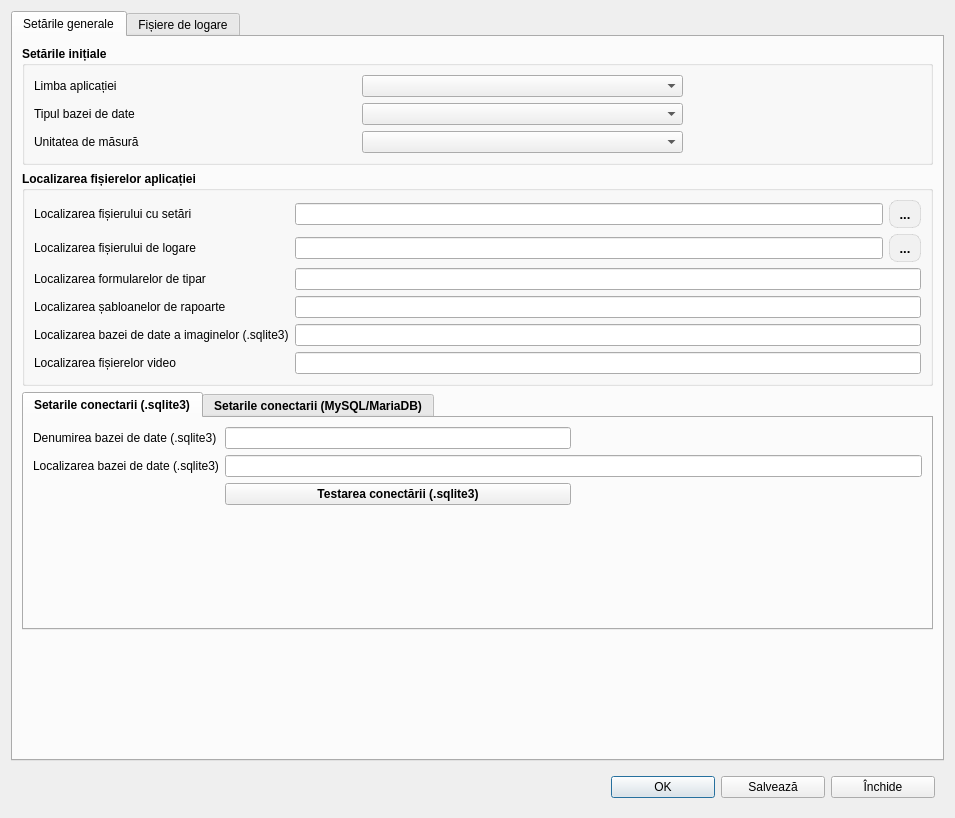
<?xml version="1.0" encoding="UTF-8"?>
<ui version="4.0">
 <class>AppSettings</class>
 <widget class="QDialog" name="AppSettings">
  <property name="geometry">
   <rect>
    <x>0</x>
    <y>0</y>
    <width>955</width>
    <height>818</height>
   </rect>
  </property>
  <property name="sizePolicy">
   <sizepolicy hsizetype="Expanding" vsizetype="Preferred">
    <horstretch>0</horstretch>
    <verstretch>0</verstretch>
   </sizepolicy>
  </property>
  <property name="font">
   <font>
    <family>Segoe UI</family>
   </font>
  </property>
  <property name="windowTitle">
   <string>Dialog</string>
  </property>
  <property name="windowIcon">
   <iconset resource="../../resources/resource.qrc">
    <normaloff>:/img/catalogs/settings.png</normaloff>:/img/catalogs/settings.png</iconset>
  </property>
  <layout class="QGridLayout" name="gridLayout_4">
   <item row="1" column="0">
    <widget class="QWidget" name="widget" native="true">
     <property name="sizePolicy">
      <sizepolicy hsizetype="Expanding" vsizetype="Preferred">
       <horstretch>0</horstretch>
       <verstretch>0</verstretch>
      </sizepolicy>
     </property>
     <layout class="QHBoxLayout" name="horizontalLayout">
      <item>
       <spacer name="horizontalSpacer_3">
        <property name="orientation">
         <enum>Qt::Orientation::Horizontal</enum>
        </property>
        <property name="sizeHint" stdset="0">
         <size>
          <width>40</width>
          <height>20</height>
         </size>
        </property>
       </spacer>
      </item>
      <item>
       <widget class="QPushButton" name="btnOK">
        <property name="minimumSize">
         <size>
          <width>104</width>
          <height>0</height>
         </size>
        </property>
        <property name="text">
         <string>OK</string>
        </property>
        <property name="icon">
         <iconset resource="../../resources/resource.qrc">
          <normaloff>:/img/btns/valide.png</normaloff>:/img/btns/valide.png</iconset>
        </property>
       </widget>
      </item>
      <item>
       <widget class="QPushButton" name="btnWrite">
        <property name="minimumSize">
         <size>
          <width>104</width>
          <height>0</height>
         </size>
        </property>
        <property name="text">
         <string>Salvează</string>
        </property>
        <property name="icon">
         <iconset resource="../../resources/resource.qrc">
          <normaloff>:/img/btns/save.png</normaloff>:/img/btns/save.png</iconset>
        </property>
       </widget>
      </item>
      <item>
       <widget class="QPushButton" name="btnCancel">
        <property name="minimumSize">
         <size>
          <width>104</width>
          <height>0</height>
         </size>
        </property>
        <property name="text">
         <string>Închide</string>
        </property>
        <property name="icon">
         <iconset resource="../../resources/resource.qrc">
          <normaloff>:/img/btns/close.png</normaloff>:/img/btns/close.png</iconset>
        </property>
       </widget>
      </item>
     </layout>
    </widget>
   </item>
   <item row="0" column="0">
    <widget class="QTabWidget" name="tabView">
     <property name="currentIndex">
      <number>0</number>
     </property>
     <widget class="QWidget" name="tabSettings">
      <attribute name="title">
       <string>Setările generale</string>
      </attribute>
      <layout class="QGridLayout" name="gridLayout_7">
       <item row="3" column="0">
        <spacer name="verticalSpacer">
         <property name="orientation">
          <enum>Qt::Orientation::Vertical</enum>
         </property>
         <property name="sizeHint" stdset="0">
          <size>
           <width>20</width>
           <height>40</height>
          </size>
         </property>
        </spacer>
       </item>
       <item row="0" column="0">
        <widget class="QGroupBox" name="groupBox">
         <property name="sizePolicy">
          <sizepolicy hsizetype="Expanding" vsizetype="Preferred">
           <horstretch>0</horstretch>
           <verstretch>0</verstretch>
          </sizepolicy>
         </property>
         <property name="font">
          <font>
           <family>Segoe UI</family>
           <bold>true</bold>
          </font>
         </property>
         <property name="title">
          <string>Setările inițiale</string>
         </property>
         <layout class="QGridLayout" name="gridLayout_2">
          <item row="1" column="1">
           <widget class="QComboBox" name="comboBoxTypeSQL">
            <property name="font">
             <font>
              <family>Segoe UI</family>
              <bold>false</bold>
             </font>
            </property>
           </widget>
          </item>
          <item row="1" column="0">
           <widget class="QLabel" name="label_2">
            <property name="font">
             <font>
              <family>Segoe UI</family>
              <bold>false</bold>
             </font>
            </property>
            <property name="text">
             <string>Tipul bazei de date</string>
            </property>
           </widget>
          </item>
          <item row="3" column="0">
           <widget class="QLabel" name="label_3">
            <property name="font">
             <font>
              <family>Segoe UI</family>
              <bold>false</bold>
             </font>
            </property>
            <property name="text">
             <string>Unitatea de măsură</string>
            </property>
           </widget>
          </item>
          <item row="1" column="2">
           <spacer name="horizontalSpacer">
            <property name="orientation">
             <enum>Qt::Orientation::Horizontal</enum>
            </property>
            <property name="sizeType">
             <enum>QSizePolicy::Policy::Minimum</enum>
            </property>
            <property name="sizeHint" stdset="0">
             <size>
              <width>238</width>
              <height>20</height>
             </size>
            </property>
           </spacer>
          </item>
          <item row="0" column="1">
           <widget class="QComboBox" name="comboBoxLangApp">
            <property name="font">
             <font>
              <family>Segoe UI</family>
              <bold>false</bold>
             </font>
            </property>
           </widget>
          </item>
          <item row="3" column="1">
           <widget class="QComboBox" name="comboBoxUnitMeasure">
            <property name="font">
             <font>
              <family>Segoe UI</family>
              <bold>false</bold>
             </font>
            </property>
           </widget>
          </item>
          <item row="0" column="0">
           <widget class="QLabel" name="label">
            <property name="font">
             <font>
              <family>Segoe UI</family>
              <bold>false</bold>
             </font>
            </property>
            <property name="text">
             <string>Limba aplicației</string>
            </property>
           </widget>
          </item>
         </layout>
        </widget>
       </item>
       <item row="1" column="0">
        <widget class="QGroupBox" name="Localizarea">
         <property name="sizePolicy">
          <sizepolicy hsizetype="Expanding" vsizetype="Preferred">
           <horstretch>0</horstretch>
           <verstretch>0</verstretch>
          </sizepolicy>
         </property>
         <property name="font">
          <font>
           <family>Segoe UI</family>
           <bold>true</bold>
          </font>
         </property>
         <property name="title">
          <string>Localizarea fișierelor aplicației</string>
         </property>
         <layout class="QGridLayout" name="gridLayout_5">
          <item row="3" column="2" colspan="2">
           <widget class="QLineEdit" name="txtPathReports">
            <property name="font">
             <font>
              <family>Segoe UI</family>
              <bold>false</bold>
             </font>
            </property>
            <property name="text">
             <string/>
            </property>
           </widget>
          </item>
          <item row="4" column="2" colspan="2">
           <widget class="QLineEdit" name="txtPathImage">
            <property name="font">
             <font>
              <family>Segoe UI</family>
              <bold>false</bold>
             </font>
            </property>
            <property name="clearButtonEnabled">
             <bool>true</bool>
            </property>
           </widget>
          </item>
          <item row="0" column="0">
           <widget class="QLabel" name="label_4">
            <property name="font">
             <font>
              <family>Segoe UI</family>
              <bold>false</bold>
             </font>
            </property>
            <property name="text">
             <string>Localizarea fișierului cu setări</string>
            </property>
           </widget>
          </item>
          <item row="2" column="2" colspan="2">
           <widget class="QLineEdit" name="txtPathTemplatesPrint">
            <property name="font">
             <font>
              <family>Segoe UI</family>
              <bold>false</bold>
             </font>
            </property>
           </widget>
          </item>
          <item row="2" column="0">
           <widget class="QLabel" name="label_14">
            <property name="font">
             <font>
              <family>Segoe UI</family>
              <bold>false</bold>
             </font>
            </property>
            <property name="text">
             <string>Localizarea formularelor de tipar</string>
            </property>
           </widget>
          </item>
          <item row="1" column="3">
           <widget class="QToolButton" name="btnOpenLog">
            <property name="styleSheet">
             <string notr="true">QToolButton
{
    border: 1px solid rgba(0, 0, 0, 0.1);
    border-radius: 8px;
    background-color: #f1f1f1;
    color: #000000;
    font-size: 13px;
    padding: 4px 4px;
}
QToolButton:hover
{
    background-color: #e0e0e0;
}
QToolButton:pressed
{
    background-color: #d0d0d0;
}</string>
            </property>
            <property name="text">
             <string>...</string>
            </property>
            <property name="icon">
             <iconset resource="../../resources/resource.qrc">
              <normaloff>:/img/catalogs/open_catalog.png</normaloff>:/img/catalogs/open_catalog.png</iconset>
            </property>
           </widget>
          </item>
          <item row="0" column="3">
           <widget class="QToolButton" name="btnOpenSettings">
            <property name="styleSheet">
             <string notr="true">QToolButton
{
    border: 1px solid rgba(0, 0, 0, 0.1);
    border-radius: 8px;
    background-color: #f1f1f1;
    color: #000000;
    font-size: 13px;
    padding: 4px 4px;
}
QToolButton:hover
{
    background-color: #e0e0e0;
}
QToolButton:pressed
{
    background-color: #d0d0d0;
}</string>
            </property>
            <property name="text">
             <string>...</string>
            </property>
            <property name="icon">
             <iconset resource="../../resources/resource.qrc">
              <normaloff>:/img/catalogs/open_catalog.png</normaloff>:/img/catalogs/open_catalog.png</iconset>
            </property>
           </widget>
          </item>
          <item row="1" column="0">
           <widget class="QLabel" name="label_6">
            <property name="font">
             <font>
              <family>Segoe UI</family>
              <bold>false</bold>
             </font>
            </property>
            <property name="text">
             <string>Localizarea fișierului de logare</string>
            </property>
           </widget>
          </item>
          <item row="3" column="0">
           <widget class="QLabel" name="label_15">
            <property name="font">
             <font>
              <family>Segoe UI</family>
              <bold>false</bold>
             </font>
            </property>
            <property name="text">
             <string>Localizarea șabloanelor de rapoarte</string>
            </property>
           </widget>
          </item>
          <item row="0" column="2">
           <widget class="QLineEdit" name="txtPathAppSettings">
            <property name="font">
             <font>
              <family>Segoe UI</family>
              <bold>false</bold>
             </font>
            </property>
            <property name="clearButtonEnabled">
             <bool>false</bool>
            </property>
           </widget>
          </item>
          <item row="4" column="0">
           <widget class="QLabel" name="label_5">
            <property name="font">
             <font>
              <family>Segoe UI</family>
              <bold>false</bold>
             </font>
            </property>
            <property name="text">
             <string>Localizarea bazei de date a imaginelor (.sqlite3)</string>
            </property>
           </widget>
          </item>
          <item row="1" column="2">
           <widget class="QLineEdit" name="txtPathLog">
            <property name="font">
             <font>
              <family>Segoe UI</family>
              <bold>false</bold>
             </font>
            </property>
            <property name="clearButtonEnabled">
             <bool>true</bool>
            </property>
           </widget>
          </item>
          <item row="5" column="2" colspan="2">
           <widget class="QLineEdit" name="txtPathVideo">
            <property name="font">
             <font>
              <family>Segoe UI</family>
              <bold>false</bold>
             </font>
            </property>
           </widget>
          </item>
          <item row="5" column="0">
           <widget class="QLabel" name="label_19">
            <property name="font">
             <font>
              <family>Segoe UI</family>
              <bold>false</bold>
             </font>
            </property>
            <property name="text">
             <string>Localizarea fișierelor video</string>
            </property>
           </widget>
          </item>
         </layout>
        </widget>
       </item>
       <item row="2" column="0">
        <widget class="QTabWidget" name="tabConnections">
         <property name="font">
          <font>
           <family>Segoe UI</family>
           <bold>true</bold>
          </font>
         </property>
         <property name="tabShape">
          <enum>QTabWidget::TabShape::Rounded</enum>
         </property>
         <property name="currentIndex">
          <number>0</number>
         </property>
         <property name="elideMode">
          <enum>Qt::TextElideMode::ElideNone</enum>
         </property>
         <widget class="QWidget" name="tabSqlite">
          <attribute name="title">
           <string>Setarile conectarii (.sqlite3)</string>
          </attribute>
          <layout class="QGridLayout" name="gridLayout_3">
           <item row="0" column="1">
            <widget class="QLineEdit" name="nameBaseSqlite">
             <property name="font">
              <font>
               <family>Segoe UI</family>
               <bold>false</bold>
              </font>
             </property>
             <property name="clearButtonEnabled">
              <bool>true</bool>
             </property>
            </widget>
           </item>
           <item row="1" column="1" colspan="2">
            <widget class="QLineEdit" name="txtPathBaseSQLITE">
             <property name="font">
              <font>
               <family>Segoe UI</family>
               <bold>false</bold>
              </font>
             </property>
             <property name="clearButtonEnabled">
              <bool>false</bool>
             </property>
            </widget>
           </item>
           <item row="4" column="1">
            <spacer name="verticalSpacer_2">
             <property name="orientation">
              <enum>Qt::Orientation::Vertical</enum>
             </property>
             <property name="sizeHint" stdset="0">
              <size>
               <width>20</width>
               <height>40</height>
              </size>
             </property>
            </spacer>
           </item>
           <item row="1" column="0">
            <widget class="QLabel" name="label_10">
             <property name="font">
              <font>
               <family>Segoe UI</family>
               <bold>false</bold>
              </font>
             </property>
             <property name="text">
              <string>Localizarea bazei de date (.sqlite3)</string>
             </property>
            </widget>
           </item>
           <item row="2" column="2">
            <spacer name="horizontalSpacer_2">
             <property name="orientation">
              <enum>Qt::Orientation::Horizontal</enum>
             </property>
             <property name="sizeHint" stdset="0">
              <size>
               <width>322</width>
               <height>20</height>
              </size>
             </property>
            </spacer>
           </item>
           <item row="0" column="0">
            <widget class="QLabel" name="label_16">
             <property name="font">
              <font>
               <family>Segoe UI</family>
               <bold>false</bold>
              </font>
             </property>
             <property name="text">
              <string>Denumirea bazei de date (.sqlite3)</string>
             </property>
            </widget>
           </item>
           <item row="2" column="1">
            <widget class="QPushButton" name="btnCreateNewBaseSqlite">
             <property name="text">
              <string>Testarea conectării (.sqlite3)</string>
             </property>
            </widget>
           </item>
           <item row="0" column="2">
            <spacer name="horizontalSpacer_5">
             <property name="orientation">
              <enum>Qt::Orientation::Horizontal</enum>
             </property>
             <property name="sizeHint" stdset="0">
              <size>
               <width>40</width>
               <height>20</height>
              </size>
             </property>
            </spacer>
           </item>
          </layout>
         </widget>
         <widget class="QWidget" name="tabMySQL">
          <attribute name="title">
           <string>Setarile conectarii (MySQL/MariaDB)</string>
          </attribute>
          <layout class="QGridLayout" name="gridLayout">
           <item row="0" column="0">
            <widget class="QLabel" name="label_9">
             <property name="font">
              <font>
               <family>Segoe UI</family>
               <bold>false</bold>
              </font>
             </property>
             <property name="text">
              <string>Nume hostului</string>
             </property>
            </widget>
           </item>
           <item row="0" column="1">
            <widget class="QLineEdit" name="mySQLhost">
             <property name="enabled">
              <bool>true</bool>
             </property>
             <property name="font">
              <font>
               <family>Segoe UI</family>
               <bold>false</bold>
              </font>
             </property>
             <property name="clearButtonEnabled">
              <bool>true</bool>
             </property>
            </widget>
           </item>
           <item row="1" column="0">
            <widget class="QLabel" name="label_11">
             <property name="font">
              <font>
               <family>Segoe UI</family>
               <bold>false</bold>
              </font>
             </property>
             <property name="text">
              <string>Denumirea bazei de date</string>
             </property>
            </widget>
           </item>
           <item row="1" column="1">
            <widget class="QLineEdit" name="mySQLnameBase">
             <property name="font">
              <font>
               <family>Segoe UI</family>
               <bold>false</bold>
              </font>
             </property>
             <property name="clearButtonEnabled">
              <bool>true</bool>
             </property>
            </widget>
           </item>
           <item row="2" column="0">
            <widget class="QLabel" name="label_12">
             <property name="font">
              <font>
               <family>Segoe UI</family>
               <bold>false</bold>
              </font>
             </property>
             <property name="text">
              <string>Port pentru conectare la baza de date</string>
             </property>
            </widget>
           </item>
           <item row="2" column="1">
            <widget class="QLineEdit" name="mySQLport">
             <property name="font">
              <font>
               <family>Segoe UI</family>
               <bold>false</bold>
              </font>
             </property>
             <property name="clearButtonEnabled">
              <bool>true</bool>
             </property>
            </widget>
           </item>
           <item row="3" column="0">
            <widget class="QLabel" name="label_13">
             <property name="font">
              <font>
               <family>Segoe UI</family>
               <bold>false</bold>
              </font>
             </property>
             <property name="text">
              <string>Opțiunile suplimentare de conectare</string>
             </property>
            </widget>
           </item>
           <item row="3" column="1">
            <widget class="QLineEdit" name="mySQLoptionConnect">
             <property name="font">
              <font>
               <family>Segoe UI</family>
               <bold>false</bold>
              </font>
             </property>
             <property name="clearButtonEnabled">
              <bool>true</bool>
             </property>
            </widget>
           </item>
           <item row="4" column="0">
            <widget class="QLabel" name="label_7">
             <property name="font">
              <font>
               <family>Segoe UI</family>
               <bold>false</bold>
              </font>
             </property>
             <property name="text">
              <string>Utilizatorul (root)</string>
             </property>
            </widget>
           </item>
           <item row="4" column="1">
            <widget class="QLineEdit" name="mySQLuser">
             <property name="font">
              <font>
               <family>Segoe UI</family>
               <bold>false</bold>
              </font>
             </property>
             <property name="clearButtonEnabled">
              <bool>true</bool>
             </property>
            </widget>
           </item>
           <item row="5" column="0">
            <widget class="QLabel" name="label_8">
             <property name="font">
              <font>
               <family>Segoe UI</family>
               <bold>false</bold>
              </font>
             </property>
             <property name="text">
              <string>Parola</string>
             </property>
            </widget>
           </item>
           <item row="5" column="1">
            <widget class="QLineEdit" name="mySQLpasswdUser">
             <property name="font">
              <font>
               <family>Segoe UI</family>
               <bold>false</bold>
              </font>
             </property>
             <property name="echoMode">
              <enum>QLineEdit::EchoMode::Password</enum>
             </property>
             <property name="clearButtonEnabled">
              <bool>true</bool>
             </property>
            </widget>
           </item>
           <item row="6" column="1">
            <widget class="QPushButton" name="btnTestConnectionMySQL">
             <property name="text">
              <string>Testarea conectării (MySQL/MariaDB)</string>
             </property>
            </widget>
           </item>
           <item row="6" column="2">
            <spacer name="horizontalSpacer_4">
             <property name="orientation">
              <enum>Qt::Orientation::Horizontal</enum>
             </property>
             <property name="sizeHint" stdset="0">
              <size>
               <width>40</width>
               <height>20</height>
              </size>
             </property>
            </spacer>
           </item>
          </layout>
         </widget>
        </widget>
       </item>
      </layout>
     </widget>
     <widget class="QWidget" name="tabLogs">
      <attribute name="title">
       <string>Fișiere de logare</string>
      </attribute>
      <layout class="QGridLayout" name="gridLayout_6">
       <item row="1" column="1">
        <widget class="QLabel" name="label_17">
         <property name="font">
          <font>
           <family>Cantarell</family>
           <bold>true</bold>
          </font>
         </property>
         <property name="styleSheet">
          <string notr="true">color: rgb(193, 125, 17);</string>
         </property>
         <property name="text">
          <string>... de păstrat ultimele</string>
         </property>
        </widget>
       </item>
       <item row="1" column="2">
        <widget class="QSpinBox" name="numberLogFile"/>
       </item>
       <item row="1" column="3">
        <widget class="QLabel" name="label_18">
         <property name="font">
          <font>
           <family>Cantarell</family>
           <bold>true</bold>
          </font>
         </property>
         <property name="styleSheet">
          <string notr="true">color: rgb(193, 125, 17);</string>
         </property>
         <property name="text">
          <string>fișiere de logare</string>
         </property>
        </widget>
       </item>
       <item row="2" column="5">
        <spacer name="horizontalSpacer_7">
         <property name="orientation">
          <enum>Qt::Orientation::Horizontal</enum>
         </property>
         <property name="sizeHint" stdset="0">
          <size>
           <width>40</width>
           <height>20</height>
          </size>
         </property>
        </spacer>
       </item>
       <item row="2" column="6">
        <widget class="LogLevelButton" name="btnLogLevel">
         <property name="text">
          <string>Filtrează după nivel de logare</string>
         </property>
        </widget>
       </item>
       <item row="1" column="4" colspan="3">
        <spacer name="horizontalSpacer_6">
         <property name="orientation">
          <enum>Qt::Orientation::Horizontal</enum>
         </property>
         <property name="sizeHint" stdset="0">
          <size>
           <width>40</width>
           <height>20</height>
          </size>
         </property>
        </spacer>
       </item>
       <item row="3" column="0" colspan="7">
        <widget class="QSplitter" name="splitter">
         <property name="sizePolicy">
          <sizepolicy hsizetype="Expanding" vsizetype="Expanding">
           <horstretch>0</horstretch>
           <verstretch>0</verstretch>
          </sizepolicy>
         </property>
         <property name="orientation">
          <enum>Qt::Orientation::Vertical</enum>
         </property>
         <widget class="QTableView" name="tableViewLogs">
          <property name="enabled">
           <bool>true</bool>
          </property>
          <property name="sizePolicy">
           <sizepolicy hsizetype="Expanding" vsizetype="Expanding">
            <horstretch>0</horstretch>
            <verstretch>0</verstretch>
           </sizepolicy>
          </property>
          <property name="minimumSize">
           <size>
            <width>0</width>
            <height>0</height>
           </size>
          </property>
         </widget>
         <widget class="QTextBrowser" name="textLog">
          <property name="minimumSize">
           <size>
            <width>0</width>
            <height>0</height>
           </size>
          </property>
          <property name="maximumSize">
           <size>
            <width>16777215</width>
            <height>16777215</height>
           </size>
          </property>
          <property name="sizeIncrement">
           <size>
            <width>0</width>
            <height>0</height>
           </size>
          </property>
         </widget>
        </widget>
       </item>
      </layout>
     </widget>
    </widget>
   </item>
  </layout>
 </widget>
 <customwidgets>
  <customwidget>
   <class>LogLevelButton</class>
   <extends>QToolButton</extends>
   <header>customs/loglevelbutton.h</header>
  </customwidget>
 </customwidgets>
 <tabstops>
  <tabstop>comboBoxLangApp</tabstop>
  <tabstop>comboBoxTypeSQL</tabstop>
  <tabstop>comboBoxUnitMeasure</tabstop>
  <tabstop>txtPathAppSettings</tabstop>
  <tabstop>txtPathLog</tabstop>
  <tabstop>txtPathImage</tabstop>
  <tabstop>nameBaseSqlite</tabstop>
  <tabstop>txtPathBaseSQLITE</tabstop>
  <tabstop>btnCreateNewBaseSqlite</tabstop>
  <tabstop>mySQLhost</tabstop>
  <tabstop>mySQLnameBase</tabstop>
  <tabstop>mySQLport</tabstop>
  <tabstop>mySQLoptionConnect</tabstop>
  <tabstop>mySQLuser</tabstop>
  <tabstop>mySQLpasswdUser</tabstop>
  <tabstop>btnTestConnectionMySQL</tabstop>
  <tabstop>btnOK</tabstop>
  <tabstop>btnWrite</tabstop>
  <tabstop>btnCancel</tabstop>
  <tabstop>tabView</tabstop>
  <tabstop>tabConnections</tabstop>
 </tabstops>
 <resources>
  <include location="../../resources/resource.qrc"/>
 </resources>
 <connections/>
</ui>
